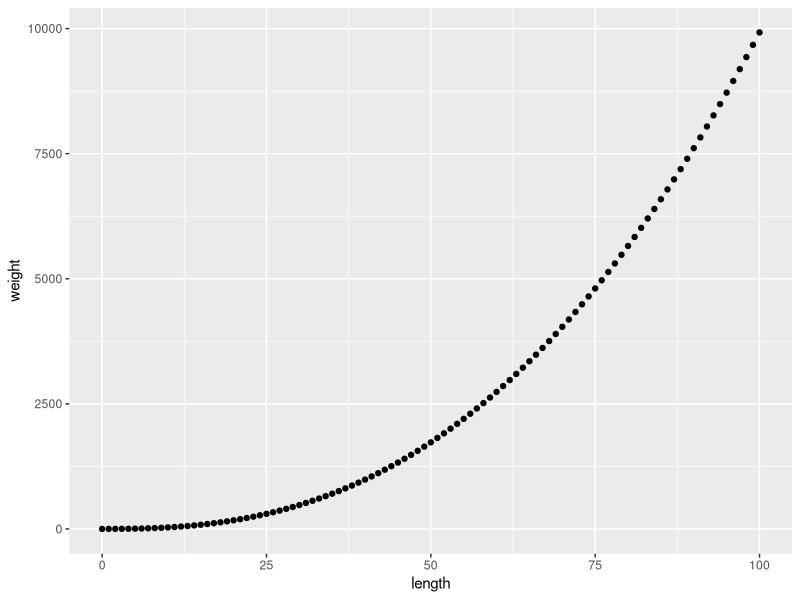

Generate this figure with R:
## ---- chunk 1
weekdays <- c("Monday", "Tuesday", "Wednesday", "Thursday", "Friday", "Saturday", "Sunday")
transects <- c("Transect A", "Transect B", "Transect C")

matrix_vals <- vector(mode = "character", length = (length(weekdays) * length(transects)))

index = 1

for (i in seq_along(weekdays)) {
  for (j in seq_along(transects)) {
    matrix_vals[index] <- paste(weekdays[i], "-", transects[j])
    index <- index + 1
  }
}

my_matrix <- matrix(data = matrix_vals, nrow = length(weekdays), ncol = length(transects), byrow = TRUE)

my_matrix
## ---- chunk 2
force <- function(m, a) {
  return (m * a)
}

force(40, 4.3)
## ---- chunk 3

fish_parms <- data.frame(sci_name = c("Chanos chanos", "Sphyraena barracuda", "Caranx ignobilis"), common_name = c("Milkfish", "Great barracuda", "Giant trevally"), a_est = c(0.0905, 0.0181, 0.0353), b_est = c(2.52, 3.27, 3.05))

fish_parms


fish_weight <- function(fish_name, tot_length) {
  
  spec_fish <- subset(fish_parms, common_name == fish_name)
  print(spec_fish)
  
  weight <- (spec_fish[[3]] * (tot_length ^ spec_fish[[4]]))
  print(weight)
  return (weight)  
}

length_range <- seq(0, 100, 1)
milkfish_weights <- fish_weight("Milkfish", length_range)

milkfish_weights <- data.frame(length = length_range, weight= milkfish_weights)

library(tidyverse)

ggplot(milkfish_weights, aes(x = length, y = weight)) +
  geom_point()
## ---- chunk 4
wave_power <- function(h, t) {
  power <- (0.5) * h^2 * t
  return (power)
}

wave_heights <- seq(0, 3, 0.2)

wave_power(wave_heights, 8)
## ---- chunk 5
wave_power <- function(h, t, d) {
  if (d > 12) {
    message("Calculating power of a deep wave... \n")
    power <- (0.5) * h^2 * t
  } else 
    message("Calculating power of a shallow wave... \n")
    power <- (0.81) * h^2 * t
  print(paste("Power:", round(power, 2), "kW/m"))
}

wave_heights <- seq(0, 3, 0.2)

wave_power(wave_heights, 8, 11)
